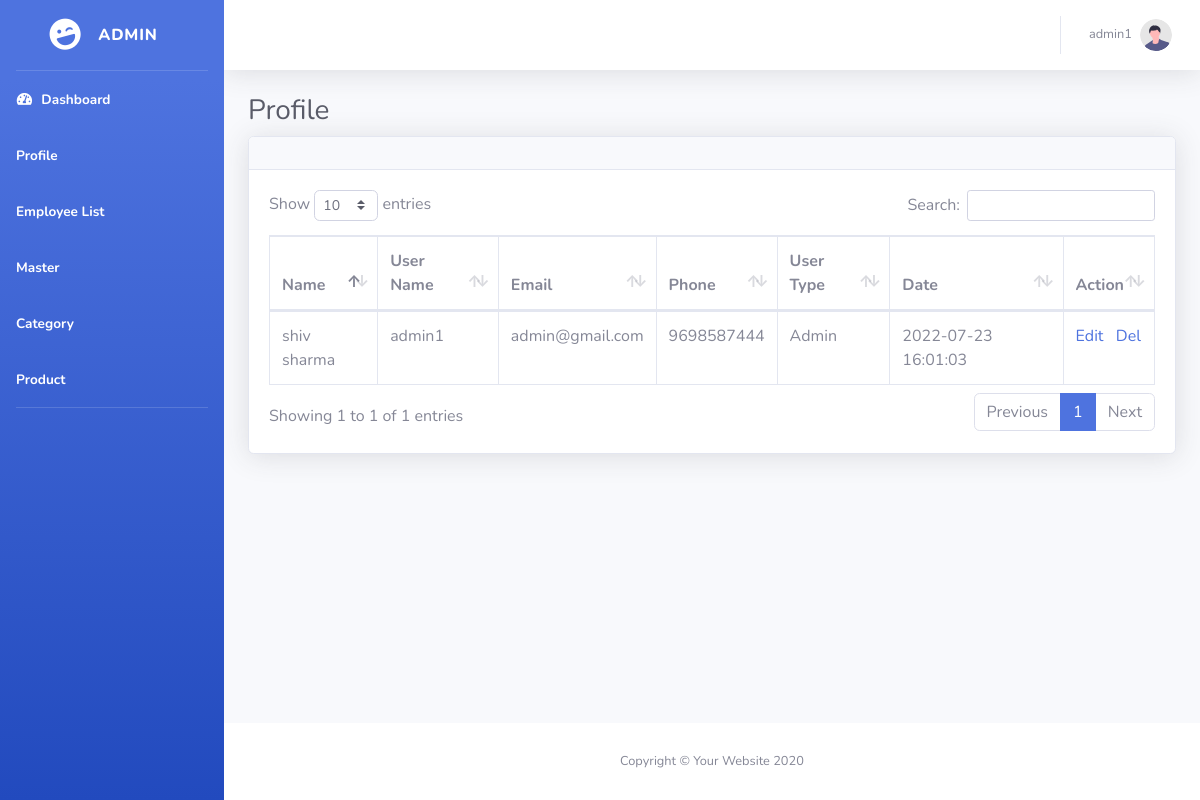
Screenshot of /profile.php (signed in) with the database file from the repository.
### tables this page shows
CREATE TABLE `user_menu` (
  `menu_id` int(11) NOT NULL,
  `menu_name` varchar(100) NOT NULL,
  `page_name` varchar(100) NOT NULL,
  `status` enum('1','0') NOT NULL DEFAULT '1'
);

CREATE TABLE `employee` (
  `id` int(11) NOT NULL,
  `name` varchar(100) NOT NULL,
  `userName` varchar(100) NOT NULL,
  `password` varchar(100) NOT NULL,
  `email` varchar(100) NOT NULL,
  `phone` bigint(20) NOT NULL,
  `gender` varchar(20) NOT NULL,
  `dob` date NOT NULL,
  `address` varchar(255) NOT NULL,
  `user_roll` varchar(50) NOT NULL,
  `create_at` timestamp NOT NULL DEFAULT current_timestamp() ON UPDATE current_timestamp(),
  `status` enum('1','0') NOT NULL DEFAULT '1'
);

### config/dbconfig.php (called while the page is built, shortened)
<?php
Class DB{
	private $hostName = "localhost";
	private $username = "root";
	private $password = "";
	private $dbName = "shopelectronics";
	private $conn = false;
    public $result = array();
	public function __construct(){
	  if(!$this->conn){
	   $this->mysqli = new mysqli($this->hostName,$this->username,$this->password,$this->dbName);
       $this->conn = true;
	if($this->mysqli->connect_error){
		array_push($this->result,$this->mysqli->connect_error);
		return false;
	}else{
       return true;
	 }
    }
  }
}
?>

### classes/functions.php (called while the page is built, shortened)
<?php
include 'config/dbconfig.php';
class Employee extends DB{
    public function profile($rollName){
	     $sql = "SELECT * FROM employee WHERE user_roll='$rollName'";
	     $query = $this->mysqli->query($sql);
	     return $query;
   }
   public function getMenu($roll){
	  $sql = "SELECT * FROM user_menu";
	$query = $this->mysqli->query($sql);
	return $query;
   }
}
?>

### profile.php (the view, shortened to what this page needs)
<?php
   include "classes/functions.php";
   $Obj = new Employee();
	  $user_roll = $_SESSION['user_roll'];
     $menuData = $Obj->getMenu($user_roll);
       $empl = $Obj->profile($user_roll);
	?>
<!DOCTYPE html>
<html lang="en">
<head>
<?php include('comman/comman_css.php'); ?>
</head>
<body id="page-top">
    <div id="wrapper">
 <?php include('comman/left-nav.php'); ?>
        <div id="content-wrapper" class="d-flex flex-column">
            <div id="content">
               <?php include('comman/top-nav.php'); ?>
                <div class="container-fluid">
                    <h1 class="h3 mb-2 text-gray-800">Profile</h1>
                    <div class="card shadow mb-4">
                        <div class="card-header py-3">
                        </div>
                        <div class="card-body">
                            <div class="table-responsive">
                                <table class="table table-bordered" id="dataTable" width="100%" cellspacing="0">
                                    <thead>
                                        <tr>
                                            <th>Name</th>
                                            <th>User Name</th>
                                            <th>Email</th>
                                            <th>Phone</th>
                                            <th>User Type</th>
                                            <th>Date</th>
                                            <th>Action</th>
                                        </tr>
                                    </thead>
                                    <tbody>
									<?php while($list = $empl->fetch_array()){ ?>
                                        <tr>
                                            <td><?=$list['name']; ?></td>
                                            <td><?=$list['userName']; ?></td>
                                            <td><?=$list['email']; ?></td>
                                            <td><?=$list['phone']; ?></td>
                                            <td><?=$list['user_roll']; ?></td>
                                            <td><?=$list['create_at']; ?></td>
                                            <td>
											<a href="edit-profile.php?pid=<?=$list['id']; ?>">Edit</a>&nbsp;&nbsp;
											<a href="profile.php?pid=<?=$list['id']; ?>">Del</a>
											</td>
                                        </tr>
									<?php } ?>
                                    </tbody>
                                </table>
                            </div>
                        </div>
                    </div>
                </div>
            </div>
            <footer class="sticky-footer bg-white">
                <div class="container my-auto">
                    <div class="copyright text-center my-auto">
                        <span>Copyright &copy; Your Website 2020</span>
                    </div>
                </div>
            </footer>
        </div>
    </div>
</body>
</html>

### comman/left-nav.php
<ul class="navbar-nav bg-gradient-primary sidebar sidebar-dark accordion" id="accordionSidebar">
            <a class="sidebar-brand d-flex align-items-center justify-content-center" href="dashbord.php">
                <div class="sidebar-brand-icon rotate-n-15">
                    <i class="fas fa-laugh-wink"></i>
                </div>
                <div class="sidebar-brand-text mx-3">Admin<sup></sup></div>
            </a>
            <hr class="sidebar-divider my-0">
            <li class="nav-item active">
                <a class="nav-link" href="dashbord.php">
                    <i class="fas fa-fw fa-tachometer-alt"></i>
     <span>Dashboard</span></a></li>
	<?php
	      while($menu = $menuData->fetch_array()){
	  ?>
	<li class="nav-item active">
	  <a class="nav-link" href="<?=$menu['page_name']; ?>"><span><?=$menu['menu_name']; ?></span></a></li>
	<?php } ?>
    <hr class="sidebar-divider d-none d-md-block">
  </ul>

### rows the page displays
user_menu: menu_name "Profile"
user_menu: menu_name "Employee List"
user_menu: menu_name "Master"
user_menu: menu_name "Category"
user_menu: menu_name "Product"
employee: name "shiv sharma", userName "admin1", email "admin@gmail.com", phone "9698587444", user_roll "Admin", create_at "2022-07-23 16:01:03"

### other values shown
$_SESSION['user_name'] "admin1"
